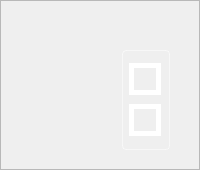
            <widget class="QWidget" name="stackedWidgetPage2">
             <layout class="QVBoxLayout" name="verticalLayout_6">
              <property name="leftMargin">
               <number>0</number>
              </property>
              <property name="topMargin">
               <number>0</number>
              </property>
              <property name="rightMargin">
               <number>0</number>
              </property>
              <property name="bottomMargin">
               <number>0</number>
              </property>
              <item>
               <widget class="scopy::NyquistGraph" name="xygraph">
                <property name="frameShape">
                 <enum>QFrame::StyledPanel</enum>
                </property>
                <property name="frameShadow">
                 <enum>QFrame::Raised</enum>
                </property>
                <property name="color" stdset="0">
                 <color>
                  <red>255</red>
                  <green>114</green>
                  <blue>0</blue>
                 </color>
                </property>
                <property name="bg_color" stdset="0">
                 <color>
                  <red>39</red>
                  <green>39</green>
                  <blue>48</blue>
                 </color>
                </property>
                <property name="min" stdset="0">
                 <double>-90.000000000000000</double>
                </property>
                <property name="max" stdset="0">
                 <double>10.000000000000000</double>
                </property>
                <property name="font_azimuth" stdset="0">
                 <font>
                  <pointsize>16</pointsize>
                  <bold>true</bold>
                 </font>
                </property>
                <property name="font_radius" stdset="0">
                 <font>
                  <pointsize>14</pointsize>
                 </font>
                </property>
                <layout class="QHBoxLayout" name="horizontalLayout_2">
                 <item>
                  <spacer name="horizontalSpacer_2">
                   <property name="orientation">
                    <enum>Qt::Horizontal</enum>
                   </property>
                   <property name="sizeHint" stdset="0">
                    <size>
                     <width>40</width>
                     <height>20</height>
                    </size>
                   </property>
                  </spacer>
                 </item>
                 <item>
                  <layout class="QVBoxLayout" name="verticalLayout_9">
                   <property name="spacing">
                    <number>3</number>
                   </property>
                   <property name="leftMargin">
                    <number>20</number>
                   </property>
                   <property name="rightMargin">
                    <number>20</number>
                   </property>
                   <property name="bottomMargin">
                    <number>10</number>
                   </property>
                   <item>
                    <spacer name="verticalSpacer_3">
                     <property name="orientation">
                      <enum>Qt::Vertical</enum>
                     </property>
                     <property name="sizeHint" stdset="0">
                      <size>
                       <width>20</width>
                       <height>40</height>
                      </size>
                     </property>
                    </spacer>
                   </item>
                   <item>
                    <widget class="QFrame" name="frame">
                     <property name="sizePolicy">
                      <sizepolicy hsizetype="Preferred" vsizetype="Preferred">
                       <horstretch>0</horstretch>
                       <verstretch>0</verstretch>
                      </sizepolicy>
                     </property>
                     <property name="minimumSize">
                      <size>
                       <width>48</width>
                       <height>100</height>
                      </size>
                     </property>
                     <property name="maximumSize">
                      <size>
                       <width>48</width>
                       <height>16777215</height>
                      </size>
                     </property>
                     <property name="styleSheet">
                      <string notr="true">QFrame {

    border: 1px solid rgba(255, 255, 255, 120);
    border-radius: 4px;

}</string>
                     </property>
                     <property name="frameShape">
                      <enum>QFrame::Box</enum>
                     </property>
                     <property name="frameShadow">
                      <enum>QFrame::Plain</enum>
                     </property>
                     <property name="lineWidth">
                      <number>1</number>
                     </property>
                     <layout class="QVBoxLayout" name="verticalLayout_10">
                      <property name="spacing">
                       <number>3</number>
                      </property>
                      <property name="leftMargin">
                       <number>6</number>
                      </property>
                      <property name="topMargin">
                       <number>6</number>
                      </property>
                      <property name="rightMargin">
                       <number>6</number>
                      </property>
                      <property name="bottomMargin">
                       <number>6</number>
                      </property>
                      <item>
                       <widget class="QPushButton" name="btnZoomIn">
                        <property name="sizePolicy">
                         <sizepolicy hsizetype="Fixed" vsizetype="Fixed">
                          <horstretch>0</horstretch>
                          <verstretch>0</verstretch>
                         </sizepolicy>
                        </property>
                        <property name="maximumSize">
                         <size>
                          <width>32</width>
                          <height>32</height>
                         </size>
                        </property>
                        <property name="styleSheet">
                         <string notr="true">QPushButton:hover {
border-image: url(:/gui/icons/sba_up_btn_hover.svg);
}
QPushButton {
border-image: url(:/gui/icons/sba_up_btn.svg);
border: 5px solid white;
}</string>
                        </property>
                        <property name="text">
                         <string/>
                        </property>
                        <property name="iconSize">
                         <size>
                          <width>32</width>
                          <height>32</height>
                         </size>
                        </property>
                        <property name="flat">
                         <bool>true</bool>
                        </property>
                       </widget>
                      </item>
                      <item>
                       <widget class="QPushButton" name="btnZoomOut">
                        <property name="maximumSize">
                         <size>
                          <width>32</width>
                          <height>32</height>
                         </size>
                        </property>
                        <property name="styleSheet">
                         <string notr="true">QPushButton:hover {
border-image: url(:/gui/icons/sba_dn_btn_hover.svg);
}
QPushButton {
border-image: url(:/gui/icons/sba_dn_btn.svg);
border: 5px solid white;
}</string>
                        </property>
                        <property name="text">
                         <string/>
                        </property>
                        <property name="iconSize">
                         <size>
                          <width>32</width>
                          <height>32</height>
                         </size>
                        </property>
                        <property name="flat">
                         <bool>true</bool>
                        </property>
                       </widget>
                      </item>
                     </layout>
                    </widget>
                   </item>
                  </layout>
                 </item>
                </layout>
               </widget>
              </item>
             </layout>
            </widget>
